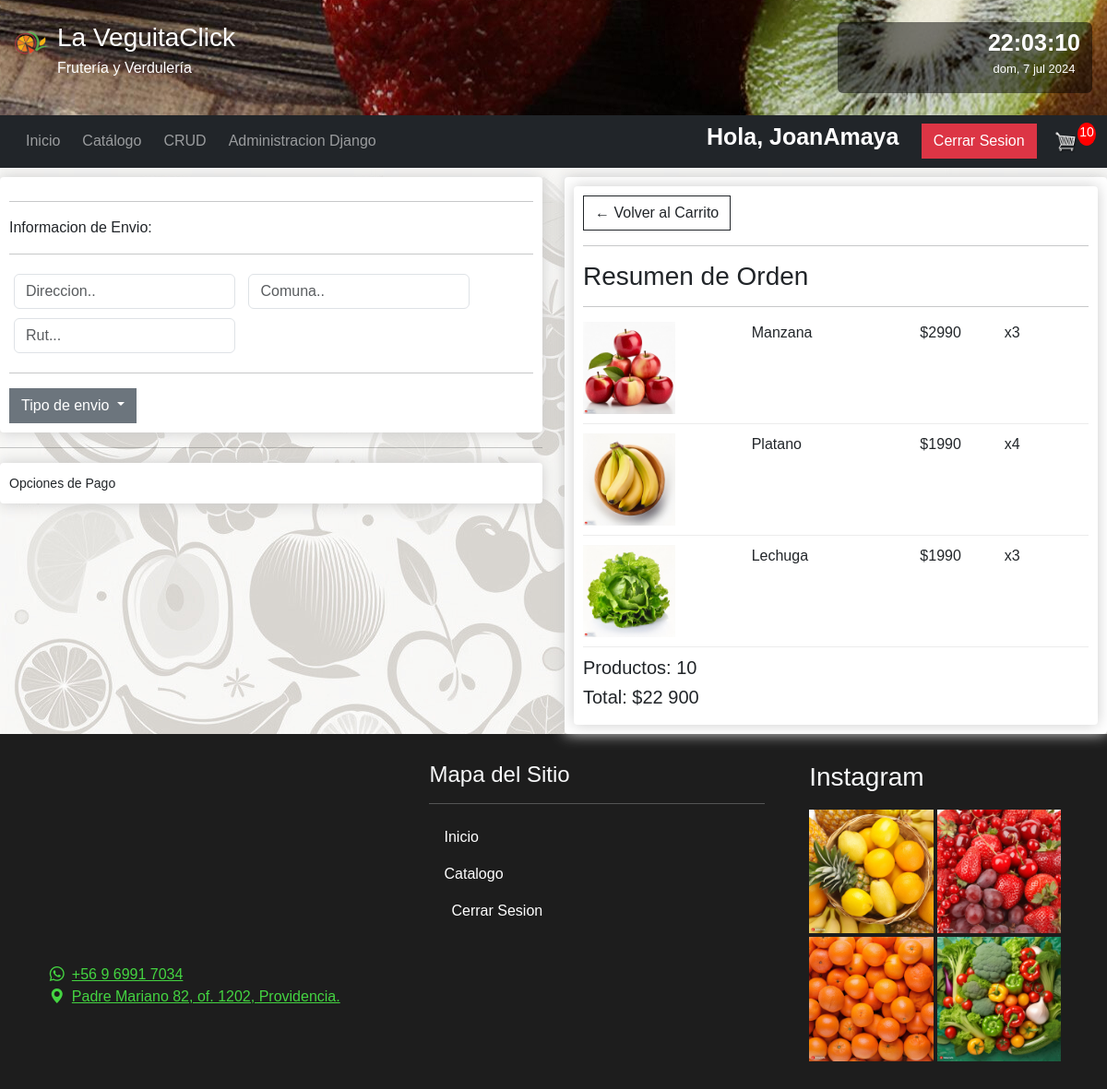
The app's page /envios/ (signed in) with its own data.
### core/models.py (models this page shows, shortened)
class OrderItem(models.Model):
    product = models.ForeignKey(Product, on_delete=models.SET_NULL, null=True)
    order = models.ForeignKey(Order, on_delete=models.SET_NULL, null=True)
    quantity = models.IntegerField(default=0, null=True, blank=True)
    date_added = models.DateTimeField(auto_now_add=True)
    @property
    def get_total(self):
        total = self.product.price * self.quantity
        return total

class Product(models.Model):
    name = models.CharField(max_length=200, verbose_name='Nombre')
    price = models.IntegerField(verbose_name='Precio')
    weight = models.IntegerField(verbose_name='Peso', null=True, blank=True)
    tipo = models.ForeignKey(ProductType,verbose_name='Tipo de Producto',on_delete=models.CASCADE, null=True)
    tipo_peso = models.ForeignKey(WeightType,verbose_name='Tipo de Peso',on_delete=models.CASCADE, null=True)
    digital = models.BooleanField(default=False, null=True, blank=False)
    image = models.ImageField(null=True, blank=True)

class Order(models.Model):
    customer = models.ForeignKey(Customer, on_delete=models.SET_NULL, blank=True, null=True)
    date_ordered = models.DateTimeField(auto_now_add=True)
    complete = models.BooleanField(default=False, null=True, blank=False)
    transaction_id = models.CharField(max_length=100, null=True)
    @property
    def shipping(self):
        shipping = False
        orderitems = self.orderitem_set.all()
        for i in orderitems:
            if i.product.digital == False:
                shipping = True
        return shipping
    @property
    def get_cart_total(self):
        orderitems = self.orderitem_set.all()
        total = sum([item.get_total for item in orderitems])
        return total
    @property
    def get_cart_items(self):
        orderitems = self.orderitem_set.all()
        total = sum([item.quantity for item in orderitems])
        return total

### core/views.py (the view)
# urls.py: path('envios/', envios, name='envios'),
def envios(request):
    data = cartData(request)
    cartItems = data['cartItems']
    order = data['order']
    items = data['items']
    context = {'items':items, 'order':order, 'cartItems':cartItems, 'shipping':False, 'tipo_envio':TipoEnvio.objects.all()}
    return render(request,'core/envios.html', context)

### core/utils.py (called while the page is built)
def cartData(request):
    if request.user.is_authenticated:
        customer, created = Customer.objects.get_or_create(email=request.user.email)
        customer.username = request.user.username
        customer.save()
        order, created = Order.objects.get_or_create(customer=customer, complete=False)
        items = order.orderitem_set.all()
        cartItems = order.get_cart_items
    else:
        cookieData = cookieCart(request)
        cartItems = cookieData['cartItems']
        order = cookieData['order']
        items = cookieData['items']
    return {'cartItems': cartItems, 'order': order, 'items':items}

### core/templates/core/envios.html (shortened to what this page needs)
{% extends 'core/base.html' %}
{% load static %}
{% load humanize %}
{% block body %}
<div class="row">
    <div class="col-lg-6">
        <div class="box-element" id="form-wrapper">
            <form id="form">
                <div id="shipping-info">
                    <hr>
                    <p>Informacion de Envio:</p>
                    <hr>
                    <div class="form-field">
                        <input class="form-control" type="text" name="address" placeholder="Direccion..">
                    </div>
                    <div class="form-field">
                        <input class="form-control" type="text" name="city" placeholder="Comuna..">
                    </div>
                    <div class="form-field">
                        <input class="form-control" type="text" name="rut" placeholder="Rut...">
                    </div>
                </div>
                <hr>
                <div class="dropdown">
                    <button class="btn btn-secondary dropdown-toggle" type="button" id="dropdownMenuButton2" data-bs-toggle="dropdown" aria-expanded="false">
                      Tipo de envio
                    </button>
                  </div>
            </form>
        </div>
        <hr>
        <div class="box-element" id="payment-info">
            <small>Opciones de Pago</small>
        </div>
    </div>
    <div class="col-lg-6">
        <div class="box-element">
            <div class="box-element">
				<a  class="btn btn-outline-dark" href="{% url 'carrito' %}">&#x2190; Volver al Carrito</a>
				<hr>
				<h3>Resumen de Orden</h3>
				<hr>
                {% for it in items %}
				<div class="cart-row">
					<div style="flex:2"><img class="row-image" src="{{it.product.image.url}}"></div>
					<div style="flex:2"><p>{{it.product.name}}</p></div>
					<div style="flex:1"><p>${{it.product.price}}</p></div>
					<div style="flex:1"><p>x{{it.quantity}}</p></div>
				</div>
                {% endfor %}
				<h5>Productos:  {{order.get_cart_items}}</h5>
				<h5>Total:   ${{order.get_cart_total|intcomma}}</h5>
        </div>
    </div>
</div>
{% endblock %}

### core/templates/core/base.html (shortened to what this page needs)
<!DOCTYPE html>
<html lang="es">
<head>
    {% load static %}
    <link href="https://cdn.jsdelivr.net/npm/bootstrap@5.3.0-alpha3/dist/css/bootstrap.min.css" rel="stylesheet">
    <link rel="stylesheet" href="https://cdn.jsdelivr.net/npm/bootstrap-icons@1.10.5/font/bootstrap-icons.css">
    <link rel="stylesheet" href="{% static 'core/css/styles.css' %}">
</head>
<body data-bs-theme="light" id="body" >
  <header>
    <div class="container-fluid py-4" id="header">
      <div class="row">
        <div class="col-6">
          <div class="row">
            <div class="col-2 col-lg-1">
              <a class="navbar-brand " href="{% url 'homeCore' %}">
                <img id="nav-logo" src="{% static 'core/img/logo.png' %}" alt="logo">
              </a>
            </div>
            <div class="col-9">
              <div class="row row-cols-1" id="header-title">
                <div class="col mb-1">
                  <h3>La VeguitaClick</h3>
                </div>
                <div class="col">
                  <h6>Frutería y Verdulería</h6>
                </div>
              </div>
            </div>
          </div>
        </div>
        <div class="col-5 col-lg-3 m-auto me-1">
          <div class="card mw-50 w-auto" id="widget-fecha">
            <div class="row">
              <div class="col-6">
                <div class="row">
                  <div class="col-8 pe-0">
                    <div class="row row-cols-1">
                      <div id="temperatura" class="col pt-3 pb-0"></div>
                    </div>
                  </div>
                </div>
              </div>
              <div class="col-6">
                  <div id="hora" class="col text-center pt-2 pb-0"></div>
                  <div id="fecha"  class="col text-center pt-0 mt-0"></div>
                </div>
              </div>
            </div>
          </div>
        </div>
      </div>
    <nav class="navbar navbar-expand-lg navbar-dark bg-dark text-white">
      <div class="container-fluid">
        <div class="collapse navbar-collapse" id="navbarTogglerDemo03">
          <ul class="navbar-nav me-auto mb-2 mb-lg-0">
            <li class="nav-item ms-lg-2">
              <a class="nav-link" aria-current="page" href="{% url 'homeCore' %}">Inicio</a>
            </li>
            <li class="nav-item ms-lg-2">
              <a class="nav-link" href="{% url 'products' %}">Catálogo</a>
            </li>
            {% if request.user.is_staff %}
            <li class="nav-item ms-lg-2">
              <a class="nav-link" href="{% url 'home' %}">CRUD</a>
            </li>
            <li class="nav-item ms-lg-2">
              <a class="nav-link" href="/admin">Administracion Django</a>
            </li>
            {% endif %}
          </ul>
          {% if request.user.is_authenticated %}
              <div class="form-inline my-2 my-lg-0">
                  <span class="hello-msg">Hola, {{request.user}}</span>
                  <a href="{% url 'logout' %}"class="btn btn-danger">Cerrar Sesion</a>
                  <a href="{% url 'carrito' %}">
                    <img id="cart-icon" src="{% static 'core/img/6+cart.png' %}">
                 </a>
              </div>
              </div>
                  <p id="cart-total">{{cartItems}}</p>
              </div>
          {% else %}
           <div class="form-inline my-2 my-lg-0">
             <a href="{% url 'register' %}"class="btn btn-warning">Registrate!</a>
             <a href="{% url 'register' %}"class="btn btn-success">Iniciar Sesion</a>
           </div>
           </div>
          {% endif %}
    </nav>
  </header>
  <main>
    {% block body %}{% endblock %}
</main>
  <footer class="footer text-light">
    <div class="container" id="container-footer">
      <div class="row">
        <div class="col-4 px-2 mb-4 mb-md-0 mx-auto">
          <div id="googleMap" style="width:100%;height:60%;"></div>
          <ul class="list-unstyled quick-info my-4">
            <li>
              <a href="#" class="d-flex align-items-center">
                <span class="me-2"><i class="bi bi-whatsapp"></i></span> +56 9 6991 7034
              </a>
            </li>
            <li>
              <a href="#" class="d-flex align-items-center">
                <span class="me-2"><i class="bi bi-geo-alt-fill"></i></span> Padre Mariano 82, of. 1202, Providencia.
              </a>
              </li>
          </ul>
        </div>
        <div class="col-4 px-2 mb-4 mb-md-0 mx-auto" id="footer-nav">
          <h4>Mapa del Sitio</h4>
          <hr class="text warning">
          <ul class="nav flex-column">
            <li class="nav-item">
              <a class="nav-link" href="{% url 'homeCore' %}">Inicio</a>
            </li>
            <li class="nav-item">
              <a class="nav-link" href="{% url 'products' %}">Catalogo</a>
              </li>
            {% if request.user.is_authenticated %}
            <li class="nav-item ms-lg-2">
              <a class="nav-link" href="{% url 'logout' %}">Cerrar Sesion</a>
            </li>
            {% endif %}
            </ul>
        </div>
        <div class="col-md col-lg-3 px-2 mb-md-0 mx-auto" id="instagram">
          <h3>Instagram</h3>
          <div class="row">
            <div class="col-lg-6 col-md-5 pe-0 ">
              <a href="https://www.instagram.com/p/CsJfkJKu-Av/?utm_source=ig_embed&amp;utm_campaign=loading">
                <img src="{% static 'core/img/footer/ig-img_1.jpg'%}" alt="" class="img-footer img-fluid mb-1 me-lg-1 me-md-1">
              </a>
              <a href="https://www.instagram.com/p/CpPhQUZObXf/?utm_source=ig_web_copy_link&igshid=MzRlODBiNWFlZA==">
                <img src="{% static 'core/img/footer/ig-img_2.jpg'%}" alt="" class="img-footer img-fluid  me-md-1">
              </a>
            </div>
            <div class="col-lg-6 col-md-5 ps-0">
              <a href="https://www.instagram.com/p/CsRDwXyufTn/?utm_source=ig_web_copy_link&igshid=MzRlODBiNWFlZA==">
                <img src="{% static 'core/img/footer/ig-img_3.jpg'%}" alt="" class="img-fluid mb-1 me-lg-1 ms-md-1">
              </a>
              <a href="https://www.instagram.com/p/Cfgw6qpOjFb/?utm_source=ig_web_copy_link&igshid=MzRlODBiNWFlZA==">
                <img src="{% static 'core/img/footer/ig-img_4.jpg'%}" alt="" class="img-fluid ms-md-1">
              </a>
            </div>
          </div>
        </div>
      </div>
    </div>
  </footer>
</body>
</html>

### core/static/core/css/styles.css (style rules this page uses)
body { margin: 0px; padding: 0px; font-family: Verdana, Geneva, Tahoma, sans-serif; }
#header { background-image: url("../img/backgrounds/bg-header.png"); color: white; }
#nav-logo { width: 45px; height: 45px; }
#header-title h3, h6 { display: inline; }
main { background-image: url("../img/bg-page.png"); }
#widget-fecha { border: 0px; color: white; background-color: rgba(0, 0, 0, 0.5); }
#temperatura { font: normal 600 25px 'Avenir Next LT Pro', sans-serif; display: inline-block; }
.hello-msg { font: normal 600 25px 'Avenir Next LT Pro', sans-serif; color: white; margin-right: 20px; }
.footer { padding: 30px 0 30px 0; background-color: rgb(29, 29, 29); }
.footer .quick-info a { color: #44d441; }
#footer-nav .nav-link { color: white; }
.box-element { box-shadow:hsl(0, 0%, 80%) 0 0 16px; background-color: #fff; border-radius: 4px; padding: 10px; }
#cart-icon { width:25px; display: inline-block; margin-left: 15px; }
#cart-total { display: block; text-align: center; color:#fff; background-color: red; width: 20px; height: 25px; border-radius: 50%; font-size: 14px; }
.col-lg-4, .col-lg-6, .col-lg-8, .col-lg-12 { margin-top: 10px; }
.btn { border-radius: 0; }
.row-image { width: 100px; }
.form-field { width:250px; display: inline-block; padding: 5px; }
.cart-row { display: flex; align-items: flex-stretch; padding-bottom: 10px; margin-bottom: 10px; border-bottom: 1px solid #ececec; }

### records on screen
OrderItem: product.image (picture), product.name "Manzana", product.price "2990", quantity "3"
OrderItem: product.image (picture), product.name "Platano", product.price "1990", quantity "4"
OrderItem: product.image (picture), product.name "Lechuga", product.price "1990", quantity "3"
Order: get_cart_items "10", get_cart_total "22 900"

### other values on screen
{{ request.user }} "JoanAmaya"
{{ cartItems }} "10"
